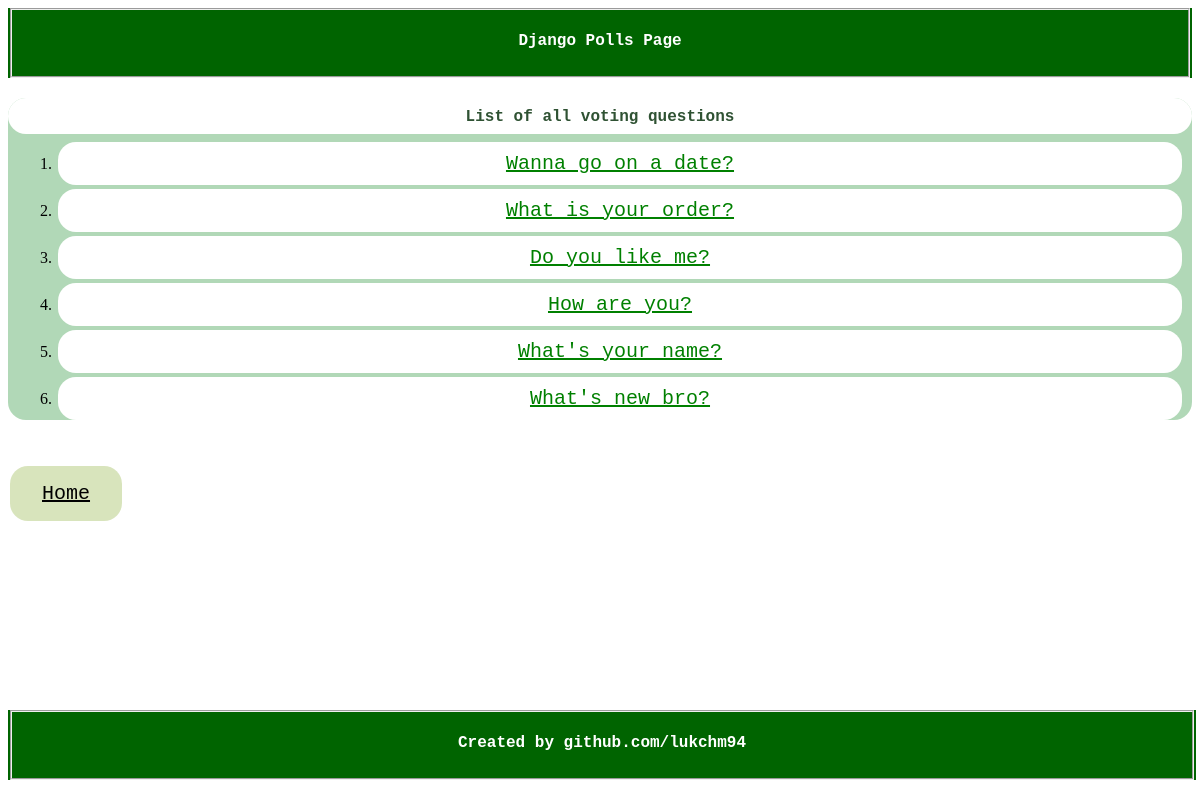
Screenshot of /polls/questions/ with the database file from the repository.
### polls/models.py (models this page shows, shortened)
class Question(models.Model):
    question_text = models.CharField(max_length=200)
    pub_date = models.DateTimeField('date published')
    has_choices = models.BooleanField(default=False)
    '''
    @admin.display(
        boolean=True,
        ordering='pub_date',
        description='Published recently?',
    )
    '''

### polls/views.py (the view)
# urls.py: path('questions/', views.QuestionView.as_view(), name='questions'),
class QuestionView(generic.ListView):
    template_name = 'polls/questions.html'
    context_object_name = 'latest_question_list'
    def get_queryset(self):
        return Question.objects.filter(has_choices=True, pub_date__lte=timezone.now()).order_by('-pub_date')

### polls/templates/polls/questions.html (shortened to what this page needs)
<!DOCTYPE html>
<html lang="en">
<head>
    {% load static %}
    <link rel="stylesheet" type="text/css" href="{% static 'polls/style_new.css' %}">
</head>
<body>
    <div id="header">
        <fieldset id="top">
            <p>Django Polls Page</p>
        </fieldset>
	</div>
    {% if latest_question_list %}
    <div id="questions">
        <h1 id="all_questions">List of all voting questions</h1>
    <ol>
    {% for question in latest_question_list %}
        <li><a href="{% url 'polls:detail' question.id %}">{{ question.question_text }}</a></li>
    {% endfor %}
    </ol>
{% else %}
    <p>No polls are available.</p>
{% endif %}
    </div><br>
    <br><br><a id="home" href="{% url 'polls:index' %}">Home</a><br><br>
    <div id="footer">
        <fieldset id="foot">
            <p>Created by github.com/lukchm94</p>
        </fieldset>
	</div>
</body>
</html>

### polls/static/polls/style_new.css (style rules this page uses)
#header { margin-bottom: 20px; background-color: #006400; color: white; text-align: center; font-family: Courier; font-weight: bold; text-decoration: none; font-color: white; width: 100%; }
#footer { margin-bottom: 20px; background-color: #006400; color: white; text-align: center; font-family: Courier; font-weight: bold; text-decoration: none; font-color: white; float: bottom; position: absolute; bottom: 0; width: 99%; }
#questions { background-color: #B1D8B7; text-align: center; border-radius: 18px; }
ol { margin: 8px; list-style-position: outside; }
li a, #inv_li { display: block; color: green; font-size: 20px; background-color: white; padding: 10px 20px; text-align: center; font-family: Courier; border-radius: 18px; margin-bottom: 4px; }
body { background: white url("images/background.gif") no-repeat; }
#home { width: 99%; margin: 4px 2px; color: black; font-size: 20px; font-family: Courier; background-color: #d8e4bc; padding: 16px 32px; }
#all_questions { font-size: 16px; font-family: Courier; color: #2F5233; margin-top: 10px; padding-top: 10px; }
a { margin: 4px 2px; color: green; font-size: 16px; font-family: Courier; background-color: white; padding: 16px 32px; border-radius: 18px; }
h1 { display: block; color: green; font-size: 20px; background-color: white; padding: 8px 20px; text-align: center; font-family: Courier; border-radius: 18px; margin-bottom: 4px; }

### rows the page displays
Question: question_text "Wanna go on a date?"
Question: question_text "What is your order?"
Question: question_text "Do you like me?"
Question: question_text "How are you?"
Question: question_text "What's your name?"
Question: question_text "What's new bro?"
